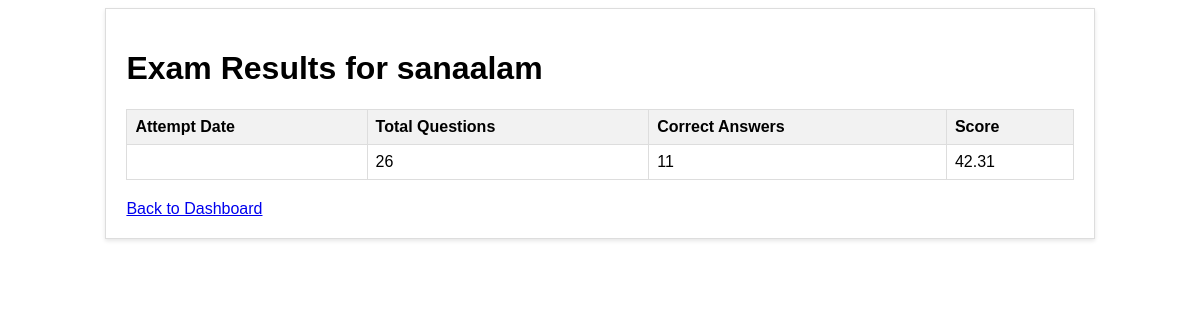
/exam_result.php?username=sanaalam, run on the app's committed database.
### tables this page shows
CREATE TABLE `exam_results` (
  `id` int(11) NOT NULL,
  `username` varchar(25) NOT NULL,
  `total_questions` int(11) NOT NULL,
  `correct_answers` int(11) NOT NULL,
  `score` decimal(5,2) NOT NULL,
  `attempt_date` datetime DEFAULT NULL,
  `attempt_time` time DEFAULT NULL
);

### exam_result.php (the view, shortened to what this page needs)
<!DOCTYPE html>
<html>
<head>
</head>
<body>
<div class="result-container">
<?php
$host = 'localhost';
$username = 'root';
$password = 'root';
$database = 'quiz';
$conn = new mysqli($host, $username, $password, $database);
if (isset($_GET['username'])) {
    $username = mysqli_real_escape_string($conn, $_GET['username']);
    $sql = "SELECT * FROM exam_results WHERE username = '$username' ORDER BY attempt_date DESC, attempt_time DESC";
    $result = $conn->query($sql);
    if ($result->num_rows > 0) {
        ?>
        <h1>Exam Results for <?php echo $username; ?></h1>
        <table>
            <tr>
                <th>Attempt Date</th>
                <th>Total Questions</th>
                <th>Correct Answers</th>
                <th>Score</th>
            </tr>
            <?php
            while ($row = $result->fetch_assoc()) {
                ?>
                <tr>
                    <td><?php echo $row["attempt_date"] . ' ' . $row["attempt_time"]; ?></td>
                    <td><?php echo $row["total_questions"]; ?></td>
                    <td><?php echo $row["correct_answers"]; ?></td>
                    <td><?php echo $row["score"]; ?></td>
                </tr>
                <?php
            }
            ?>
        </table>
        <?php
    } else {
        echo "No results found for the username: " . $username;
    }
} else {
    echo "Username parameter is missing.";
}
?>
<a class="back-link" href="dashboard.php">Back to Dashboard</a>
</div>
</body>
</html>

### exam_result.php (style rules this page uses)
body { font-family: Arial, sans-serif; }
.result-container { width: 80%; margin: 0 auto; padding: 20px; border: 1px solid #ddd; box-shadow: 0 2px 4px rgba(0, 0, 0, 0.1); background-color: #fff; }
table { border-collapse: collapse; width: 100%; margin-top: 20px; }
th, td { border: 1px solid #dddddd; text-align: left; padding: 8px; }
th { background-color: #f2f2f2; }
.back-link { display: block; margin-top: 20px; }

### data on the page
exam_results: total_questions "26", correct_answers "11", score "42.31"

### other printed values
$username "sanaalam"
